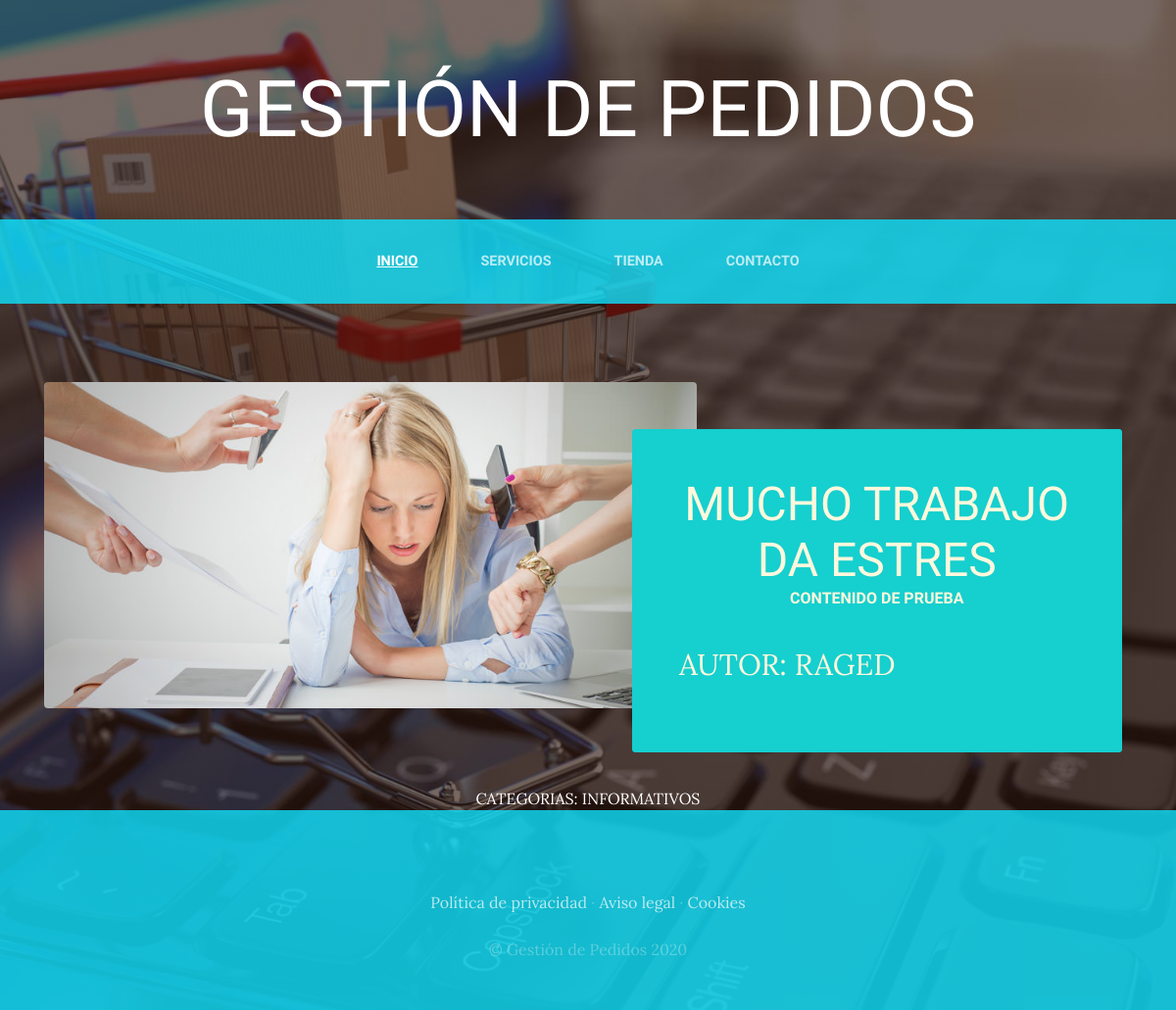
Page /blog/categoria/1 on the committed database.
### Blog/models.py (models this page shows, shortened)
class Post(models.Model):
    titulo = models.CharField(max_length=50)
    contenido = models.CharField(max_length=50)
    img = models.ImageField(upload_to ='blog',null=True, blank=True)
    autor =models.ForeignKey(User, on_delete=models.CASCADE)
    categorias = models.ManyToManyField(Categoria)
    created = models.DateTimeField(auto_now_add=True)
    updated = models.DateTimeField(auto_now_add=True)
    class Meta:
        verbose_name = 'post'
        verbose_name_plural = 'posts'

class Categoria(models.Model):
    nombre = models.CharField(max_length=50)
    created = models.DateTimeField(auto_now_add=True)
    updated = models.DateTimeField(auto_now_add=True)
    class Meta:
        verbose_name = 'categoria'
        verbose_name_plural = 'categorias'

### Blog/views.py (the view)
# urls.py: path('blog/categoria/<categoria_id>', views.postByCategoria, name = 'PostByCategoria')
def postByCategoria(request,categoria_id):
    categoria = Categoria.objects.get(id=categoria_id)
    posts = Post.objects.filter(categorias=categoria)
    return render(request, 'Blog/blog_categoria.html',{"posts":posts,"categoria":categoria})

### CarroCompra/context_processor.py (called while the page is built)
def importe_total_carro(request):
    carro=CarroCompra(request)
    total=0
    if request.user.is_authenticated:
        for key, value in request.session["carro"].items():
            total +=float(value["precio"])*value["cantidad"]
    return{"importe_total_carro":total}

### Blog/Templates/Blog/blog_categoria.html
{% extends "ProyectoWebApp/base.html" %}
{% load static %}
{% block content %}
{% for post in posts %}
    <section class="page-section clearfix">
        <div class="container">
        <div class="intro">
            {% if post.img %}
            <img class="intro-img img-fluid mb-3 mb-lg-0 rounded" src="{{post.img.url}}" alt="" style="width: 60%;">
            {% endif %}
            <div class="intro-text left-0 text-center bg-faded p-5 rounded">
            <h2 class="section-heading mb-4" >
                <span class="section-heading-lower">{{post.titulo}}</span>
                <span class="section-heading-upper">{{post.contenido}}</span>
            </h2>
            <p style="text-align: left;text-transform: uppercase;font-size: 30px;"><span style="font-size:bold;">Autor: </span>{{post.autor}}</p>
            </div>
        </div>
        </div>
    </section>
  {% endfor %}
  <section>
    <div>
        <div style="text-transform: uppercase;color:white;text-align:center">Categorias:  {{categoria.nombre}}</div>
    </div>
  </section>
{% endblock %}

### ProyectoWebApp/static/ProyectoWebApp/css/gestion.css (style rules this page uses)
body { font-family: 'Lora'; background: linear-gradient(rgba(47, 23, 15, 0.65), rgba(47, 23, 15, 0.65)), url("../img/bg_main.jpg"); background-attachment: fixed; background-position: center; background-size: cover; }
h1, h2, h3, h4, h5, h6 { font-family: 'Raleway'; }
p { line-height: 1.75; }
.page-section { margin-top: 5rem; margin-bottom: 5rem; }
.section-heading { text-transform: uppercase; }
.section-heading .section-heading-upper { display: block; font-size: 1rem; font-weight: 800; padding-bottom:.5rem; }
.section-heading .section-heading-lower { display: block; font-size: 3rem; font-weight: 100; }
.bg-faded { background-color: rgba(255, 255, 255, 0.85); }
.intro { position: relative; }
@media (min-width: 992px) { .intro .intro-img { width: 75%; float: left; } }
@media (min-width: 992px) { .intro .intro-text { left: 600; width: 60%; margin-top: 3rem; background-color: rgb(22, 207, 207); color: cornsilk; position: absolute; } }
@media (min-width: 1200px) { .intro .intro-text { width: 45%; } }

### rows in the picture
Post: img (picture), titulo "MUCHO TRABAJO DA ESTRES", contenido "CONTENIDO DE PRUEBA", autor "RAGED"
Categoria: nombre "INFORMATIVOS"
